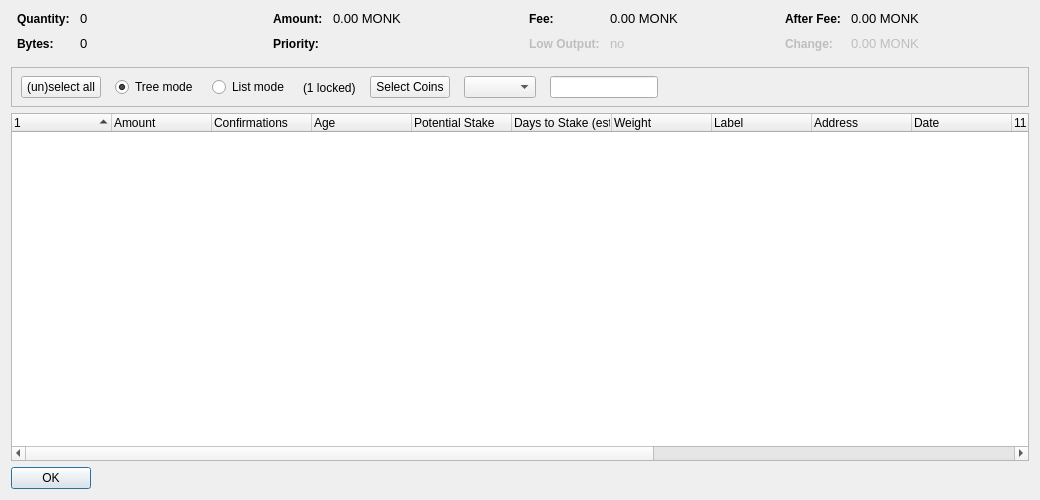
<?xml version="1.0" encoding="UTF-8"?>
<ui version="4.0">
 <class>CoinControlDialog</class>
 <widget class="QDialog" name="CoinControlDialog">
  <property name="geometry">
   <rect>
    <x>0</x>
    <y>0</y>
    <width>1040</width>
    <height>500</height>
   </rect>
  </property>
  <property name="windowTitle">
   <string>Coin Control</string>
  </property>
  <layout class="QVBoxLayout" name="verticalLayout">
   <item>
    <layout class="QHBoxLayout" name="horizontalLayoutTop" stretch="0,0,0,0">
     <property name="topMargin">
      <number>0</number>
     </property>
     <property name="bottomMargin">
      <number>10</number>
     </property>
     <item>
      <layout class="QFormLayout" name="formLayoutCoinControl1">
       <property name="horizontalSpacing">
        <number>10</number>
       </property>
       <property name="verticalSpacing">
        <number>10</number>
       </property>
       <property name="leftMargin">
        <number>6</number>
       </property>
       <property name="rightMargin">
        <number>6</number>
       </property>
       <item row="0" column="0">
        <widget class="QLabel" name="labelCoinControlQuantityText">
         <property name="styleSheet">
          <string notr="true">font-weight:bold;</string>
         </property>
         <property name="text">
          <string>Quantity:</string>
         </property>
        </widget>
       </item>
       <item row="0" column="1">
        <widget class="QLabel" name="labelCoinControlQuantity">
         <property name="font">
          <font>
           <family>Ubuntu</family>
           <pointsize>10</pointsize>
          </font>
         </property>
         <property name="cursor">
          <cursorShape>IBeamCursor</cursorShape>
         </property>
         <property name="contextMenuPolicy">
          <enum>Qt::ActionsContextMenu</enum>
         </property>
         <property name="text">
          <string notr="true">0</string>
         </property>
         <property name="textInteractionFlags">
          <set>Qt::LinksAccessibleByMouse|Qt::TextSelectableByKeyboard|Qt::TextSelectableByMouse</set>
         </property>
        </widget>
       </item>
       <item row="1" column="0">
        <widget class="QLabel" name="labelCoinControlBytesText">
         <property name="styleSheet">
          <string notr="true">font-weight:bold;</string>
         </property>
         <property name="text">
          <string>Bytes:</string>
         </property>
        </widget>
       </item>
       <item row="1" column="1">
        <widget class="QLabel" name="labelCoinControlBytes">
         <property name="font">
          <font>
           <family>Ubuntu</family>
           <pointsize>10</pointsize>
          </font>
         </property>
         <property name="cursor">
          <cursorShape>IBeamCursor</cursorShape>
         </property>
         <property name="contextMenuPolicy">
          <enum>Qt::ActionsContextMenu</enum>
         </property>
         <property name="text">
          <string notr="true">0</string>
         </property>
         <property name="textInteractionFlags">
          <set>Qt::LinksAccessibleByMouse|Qt::TextSelectableByKeyboard|Qt::TextSelectableByMouse</set>
         </property>
        </widget>
       </item>
      </layout>
     </item>
     <item>
      <layout class="QFormLayout" name="formLayoutCoinControl2">
       <property name="horizontalSpacing">
        <number>10</number>
       </property>
       <property name="verticalSpacing">
        <number>10</number>
       </property>
       <property name="leftMargin">
        <number>6</number>
       </property>
       <property name="rightMargin">
        <number>6</number>
       </property>
       <item row="0" column="0">
        <widget class="QLabel" name="labelCoinControlAmountText">
         <property name="styleSheet">
          <string notr="true">font-weight:bold;</string>
         </property>
         <property name="text">
          <string>Amount:</string>
         </property>
        </widget>
       </item>
       <item row="0" column="1">
        <widget class="QLabel" name="labelCoinControlAmount">
         <property name="font">
          <font>
           <family>Ubuntu</family>
           <pointsize>10</pointsize>
          </font>
         </property>
         <property name="cursor">
          <cursorShape>IBeamCursor</cursorShape>
         </property>
         <property name="contextMenuPolicy">
          <enum>Qt::ActionsContextMenu</enum>
         </property>
         <property name="text">
          <string notr="true">0.00 MONK</string>
         </property>
         <property name="textInteractionFlags">
          <set>Qt::LinksAccessibleByMouse|Qt::TextSelectableByKeyboard|Qt::TextSelectableByMouse</set>
         </property>
        </widget>
       </item>
       <item row="1" column="0">
        <widget class="QLabel" name="labelCoinControlPriorityText">
         <property name="styleSheet">
          <string notr="true">font-weight:bold;</string>
         </property>
         <property name="text">
          <string>Priority:</string>
         </property>
        </widget>
       </item>
       <item row="1" column="1">
        <widget class="QLabel" name="labelCoinControlPriority">
         <property name="font">
          <font>
           <family>Ubuntu</family>
           <pointsize>10</pointsize>
          </font>
         </property>
         <property name="cursor">
          <cursorShape>IBeamCursor</cursorShape>
         </property>
         <property name="contextMenuPolicy">
          <enum>Qt::ActionsContextMenu</enum>
         </property>
         <property name="text">
          <string/>
         </property>
         <property name="textInteractionFlags">
          <set>Qt::LinksAccessibleByMouse|Qt::TextSelectableByKeyboard|Qt::TextSelectableByMouse</set>
         </property>
        </widget>
       </item>
      </layout>
     </item>
     <item>
      <layout class="QFormLayout" name="formLayoutCoinControl3">
       <property name="horizontalSpacing">
        <number>10</number>
       </property>
       <property name="verticalSpacing">
        <number>10</number>
       </property>
       <property name="leftMargin">
        <number>6</number>
       </property>
       <property name="rightMargin">
        <number>6</number>
       </property>
       <item row="0" column="0">
        <widget class="QLabel" name="labelCoinControlFeeText">
         <property name="styleSheet">
          <string notr="true">font-weight:bold;</string>
         </property>
         <property name="text">
          <string>Fee:</string>
         </property>
        </widget>
       </item>
       <item row="0" column="1">
        <widget class="QLabel" name="labelCoinControlFee">
         <property name="font">
          <font>
           <family>Ubuntu</family>
           <pointsize>10</pointsize>
          </font>
         </property>
         <property name="cursor">
          <cursorShape>IBeamCursor</cursorShape>
         </property>
         <property name="contextMenuPolicy">
          <enum>Qt::ActionsContextMenu</enum>
         </property>
         <property name="text">
          <string notr="true">0.00 MONK</string>
         </property>
         <property name="textInteractionFlags">
          <set>Qt::LinksAccessibleByMouse|Qt::TextSelectableByKeyboard|Qt::TextSelectableByMouse</set>
         </property>
        </widget>
       </item>
       <item row="1" column="0">
        <widget class="QLabel" name="labelCoinControlLowOutputText">
         <property name="enabled">
          <bool>false</bool>
         </property>
         <property name="styleSheet">
          <string notr="true">font-weight:bold;</string>
         </property>
         <property name="text">
          <string>Low Output:</string>
         </property>
        </widget>
       </item>
       <item row="1" column="1">
        <widget class="QLabel" name="labelCoinControlLowOutput">
         <property name="enabled">
          <bool>false</bool>
         </property>
         <property name="font">
          <font>
           <family>Ubuntu</family>
           <pointsize>10</pointsize>
          </font>
         </property>
         <property name="cursor">
          <cursorShape>IBeamCursor</cursorShape>
         </property>
         <property name="contextMenuPolicy">
          <enum>Qt::ActionsContextMenu</enum>
         </property>
         <property name="text">
          <string notr="true">no</string>
         </property>
         <property name="textInteractionFlags">
          <set>Qt::LinksAccessibleByMouse|Qt::TextSelectableByKeyboard|Qt::TextSelectableByMouse</set>
         </property>
        </widget>
       </item>
      </layout>
     </item>
     <item>
      <layout class="QFormLayout" name="formLayoutCoinControl4">
       <property name="horizontalSpacing">
        <number>10</number>
       </property>
       <property name="verticalSpacing">
        <number>10</number>
       </property>
       <property name="leftMargin">
        <number>6</number>
       </property>
       <property name="rightMargin">
        <number>6</number>
       </property>
       <item row="0" column="0">
        <widget class="QLabel" name="labelCoinControlAfterFeeText">
         <property name="styleSheet">
          <string notr="true">font-weight:bold;</string>
         </property>
         <property name="text">
          <string>After Fee:</string>
         </property>
        </widget>
       </item>
       <item row="0" column="1">
        <widget class="QLabel" name="labelCoinControlAfterFee">
         <property name="font">
          <font>
           <family>Ubuntu</family>
           <pointsize>10</pointsize>
          </font>
         </property>
         <property name="cursor">
          <cursorShape>IBeamCursor</cursorShape>
         </property>
         <property name="contextMenuPolicy">
          <enum>Qt::ActionsContextMenu</enum>
         </property>
         <property name="text">
          <string notr="true">0.00 MONK</string>
         </property>
         <property name="textInteractionFlags">
          <set>Qt::LinksAccessibleByMouse|Qt::TextSelectableByKeyboard|Qt::TextSelectableByMouse</set>
         </property>
        </widget>
       </item>
       <item row="1" column="0">
        <widget class="QLabel" name="labelCoinControlChangeText">
         <property name="enabled">
          <bool>false</bool>
         </property>
         <property name="styleSheet">
          <string notr="true">font-weight:bold;</string>
         </property>
         <property name="text">
          <string>Change:</string>
         </property>
        </widget>
       </item>
       <item row="1" column="1">
        <widget class="QLabel" name="labelCoinControlChange">
         <property name="enabled">
          <bool>false</bool>
         </property>
         <property name="font">
          <font>
           <family>Ubuntu</family>
           <pointsize>10</pointsize>
          </font>
         </property>
         <property name="cursor">
          <cursorShape>IBeamCursor</cursorShape>
         </property>
         <property name="contextMenuPolicy">
          <enum>Qt::ActionsContextMenu</enum>
         </property>
         <property name="text">
          <string notr="true">0.00 MONK</string>
         </property>
         <property name="textInteractionFlags">
          <set>Qt::LinksAccessibleByMouse|Qt::TextSelectableByKeyboard|Qt::TextSelectableByMouse</set>
         </property>
        </widget>
       </item>
      </layout>
     </item>
    </layout>
   </item>
   <item>
    <widget class="QFrame" name="frame">
     <property name="minimumSize">
      <size>
       <width>0</width>
       <height>40</height>
      </size>
     </property>
     <property name="frameShape">
      <enum>QFrame::StyledPanel</enum>
     </property>
     <property name="frameShadow">
      <enum>QFrame::Sunken</enum>
     </property>
     <widget class="QWidget" name="horizontalLayoutWidget">
      <property name="geometry">
       <rect>
        <x>10</x>
        <y>0</y>
        <width>781</width>
        <height>41</height>
       </rect>
      </property>
      <layout class="QHBoxLayout" name="horizontalLayoutPanel" stretch="0,0,0,0,0,0,0">
       <property name="spacing">
        <number>14</number>
       </property>
       <item>
        <widget class="QPushButton" name="pushButtonSelectAll">
         <property name="sizePolicy">
          <sizepolicy hsizetype="Maximum" vsizetype="Fixed">
           <horstretch>0</horstretch>
           <verstretch>0</verstretch>
          </sizepolicy>
         </property>
         <property name="text">
          <string>(un)select all</string>
         </property>
        </widget>
       </item>
       <item>
        <widget class="QRadioButton" name="radioTreeMode">
         <property name="sizePolicy">
          <sizepolicy hsizetype="Maximum" vsizetype="Fixed">
           <horstretch>0</horstretch>
           <verstretch>0</verstretch>
          </sizepolicy>
         </property>
         <property name="text">
          <string>Tree mode</string>
         </property>
         <property name="checked">
          <bool>true</bool>
         </property>
        </widget>
       </item>
       <item>
        <widget class="QRadioButton" name="radioListMode">
         <property name="sizePolicy">
          <sizepolicy hsizetype="Maximum" vsizetype="Fixed">
           <horstretch>0</horstretch>
           <verstretch>0</verstretch>
          </sizepolicy>
         </property>
         <property name="text">
          <string>List mode</string>
         </property>
        </widget>
       </item>
       <item>
        <widget class="QLabel" name="labelLocked">
          <property name="text">
            <string notr="true">(1 locked)</string>
          </property>
        </widget>
       </item>
       <item>
        <widget class="QPushButton" name="pushButtonCustomCC">
         <property name="text">
          <string>Select Coins</string>
         </property>
        </widget>
       </item>
       <item>
        <widget class="QComboBox" name="QComboBoxFilterCoins"/>
       </item>
       <item>
        <widget class="QLineEdit" name="lineEditCustomCC">
         <property name="enabled">
          <bool>true</bool>
         </property>
         <property name="sizePolicy">
          <sizepolicy hsizetype="Fixed" vsizetype="Fixed">
           <horstretch>0</horstretch>
           <verstretch>0</verstretch>
          </sizepolicy>
         </property>
         <property name="baseSize">
          <size>
           <width>50</width>
           <height>0</height>
          </size>
         </property>
        </widget>
       </item>
       <item>
        <spacer name="horizontalSpacer">
         <property name="orientation">
          <enum>Qt::Horizontal</enum>
         </property>
         <property name="sizeHint" stdset="0">
          <size>
           <width>40</width>
           <height>20</height>
          </size>
         </property>
        </spacer>
       </item>
      </layout>
     </widget>
    </widget>
   </item>
   <item>
    <widget class="CoinControlTreeWidget" name="treeWidget">
     <property name="contextMenuPolicy">
      <enum>Qt::CustomContextMenu</enum>
     </property>
     <property name="sortingEnabled">
      <bool>false</bool>
     </property>
     <property name="columnCount">
      <number>16</number>
     </property>
     <attribute name="headerShowSortIndicator" stdset="0">
      <bool>true</bool>
     </attribute>
     <attribute name="headerStretchLastSection">
      <bool>false</bool>
     </attribute>
     <column>
      <property name="text">
       <string/>
      </property>
     </column>
     <column>
      <property name="text">
       <string>Amount</string>
      </property>
     </column>
     <column>
      <property name="text">
      <string>Confirmations</string>
      </property>
      <property name="toolTip">
      <string>Confirmed</string>
      </property>
     </column>
     <column>
      <property name="text">
       <string>Age</string> /** age **/
      </property>
     </column>
	   <column>
      <property name="text">
       <string>Potential Stake</string>
      </property>
     </column>
  	 <column>
      <property name="text">
      <string>Days to Stake (est.)</string>
      </property>
     </column>
     <column>
      <property name="text">
       <string>Weight</string>
      </property>
     </column>
     <column>
      <property name="text">
       <string>Label</string>
      </property>
      </column>
     <column>
      <property name="text">
      <string>Address</string>
      </property>
     </column>
     <column>
      <property name="text">
       <string>Date</string>
      </property>
     </column>
     <column>
      <property name="text">
       <string/>
      </property>
     </column>
     <column>
      <property name="text">
       <string/>
      </property>
     </column>
     <column>
      <property name="text">
       <string>Priority</string>
      </property>
     </column>
     <column>
      <property name="text">
       <string/>
      </property>
     </column>
	 <column>
      <property name="text">
       <string/>
      </property>
     </column>
	 <column>
      <property name="text">
       <string/>
      </property>
     </column>
    </widget>
   </item>
   <item>
    <widget class="QDialogButtonBox" name="buttonBox">
     <property name="sizePolicy">
      <sizepolicy hsizetype="Maximum" vsizetype="Fixed">
       <horstretch>0</horstretch>
       <verstretch>0</verstretch>
      </sizepolicy>
     </property>
     <property name="orientation">
      <enum>Qt::Horizontal</enum>
     </property>
     <property name="standardButtons">
      <set>QDialogButtonBox::Ok</set>
     </property>
    </widget>
   </item>
  </layout>
 </widget>
 <customwidgets>
  <customwidget>
   <class>CoinControlTreeWidget</class>
   <extends>QTreeWidget</extends>
   <header>coincontroltreewidget.h</header>
  </customwidget>
 </customwidgets>
 <resources/>
 <connections/>
</ui>
